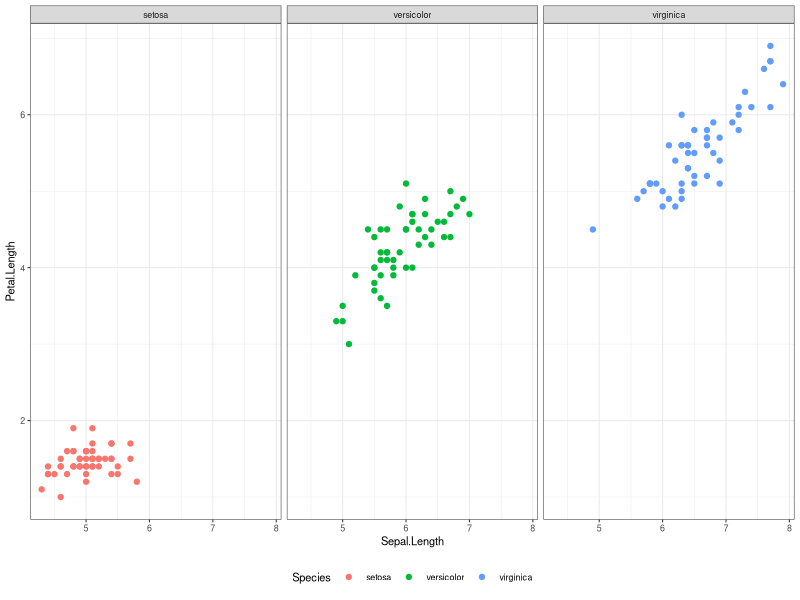
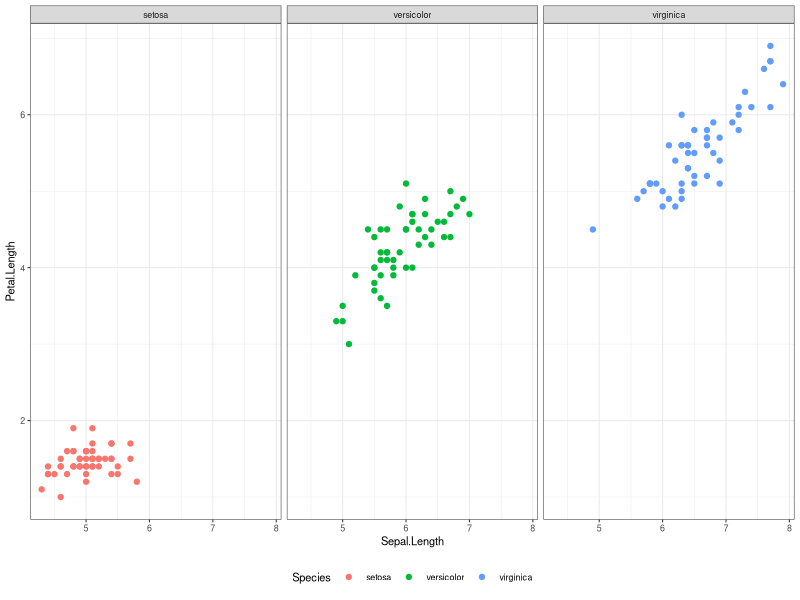

Reproduce these figures in R, in order.
## ---- chunk 1
library('ggplot2')
library('knitr')
theme_set(theme_bw(base_size = 8) + theme(legend.position = 'bottom'))
knitr::opts_chunk$set(fig.width = 3, fig.height = 2.5)
## ---- chunk 2
ggplot(iris, aes(Sepal.Length, Petal.Length)) +
    geom_point(aes(color = Species)) +
    facet_wrap(~ Species)
## ---- chunk 3
ggplot(iris, aes(Sepal.Length, Petal.Length)) +
    geom_point(aes(color = Species)) +
    facet_wrap(~ Species)
